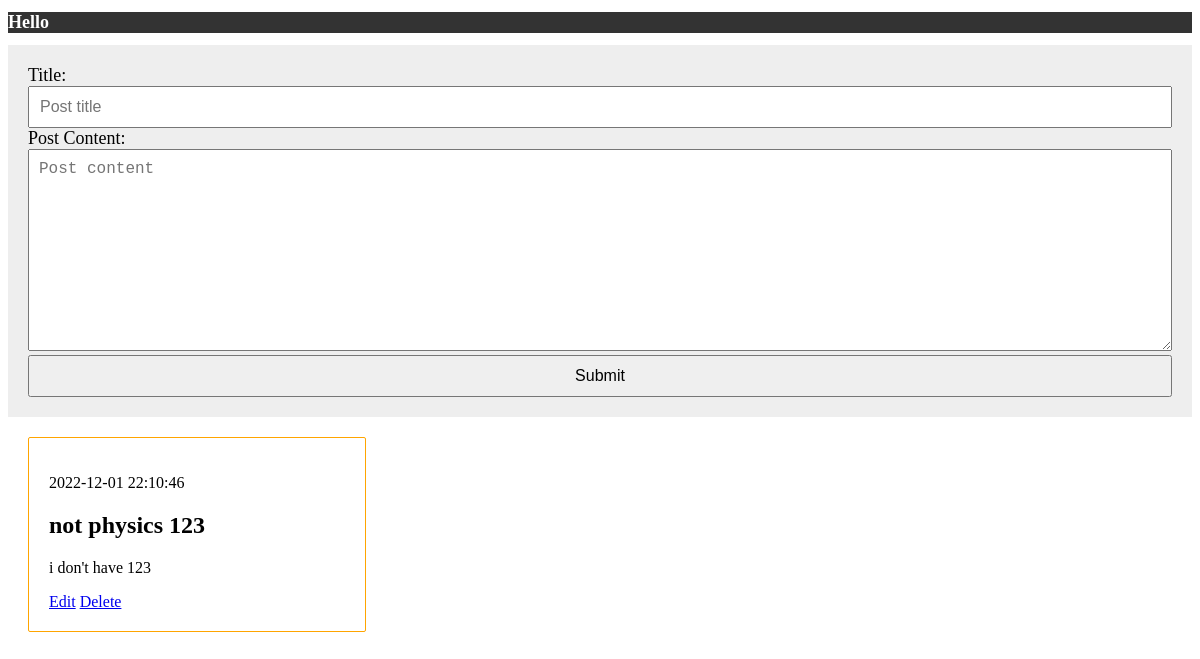
Before: / with the older database file.
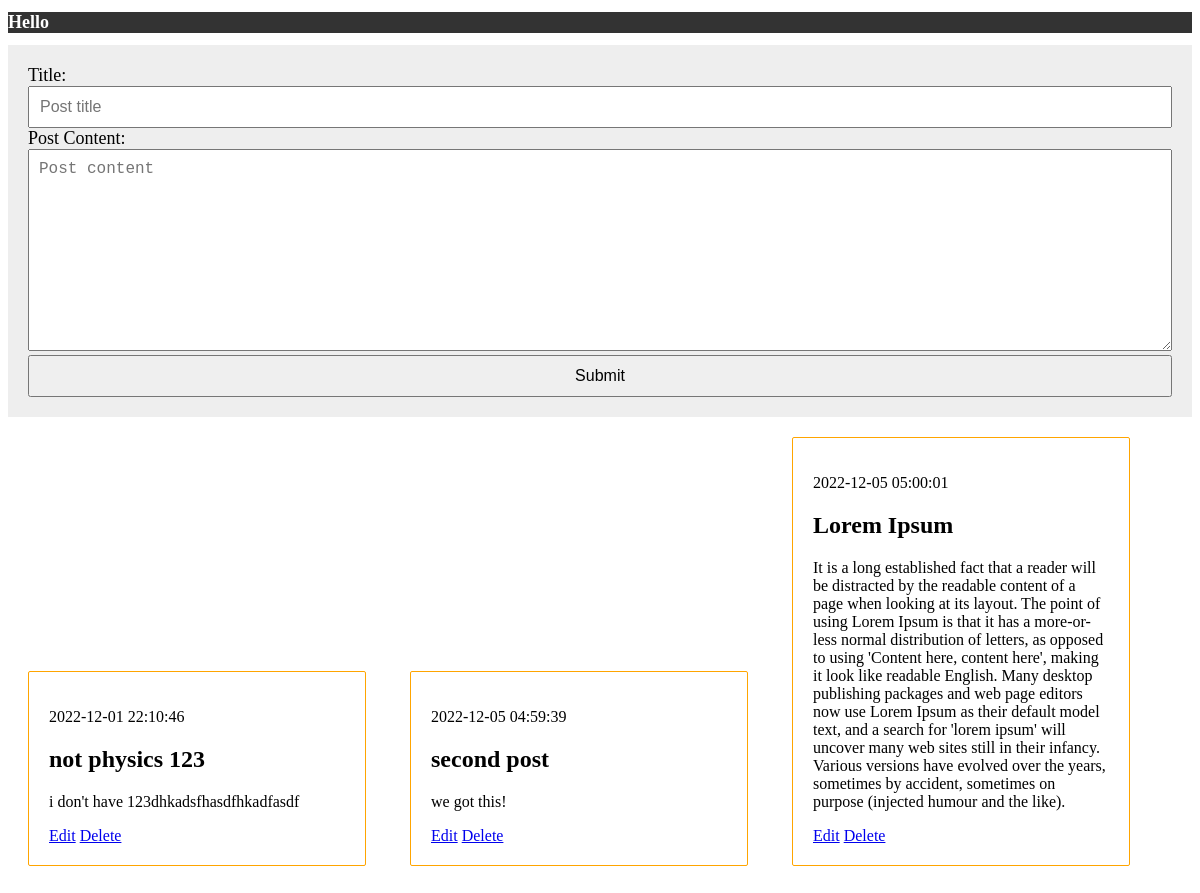
After: the same page with the newer database file.
### tables this page shows
CREATE TABLE posts (
    id INTEGER PRIMARY KEY AUTOINCREMENT,
    created TIMESTAMP NOT NULL DEFAULT CURRENT_TIMESTAMP,
    title TEXT NOT NULL,
    content TEXT NOT NULL
);

### app.py (the view)
@app.route("/")
def index():
    conn = get_db_connection()
    posts = conn.execute('SELECT * FROM posts').fetchall()
    conn.close()
    return render_template("/index.html", posts=posts)

### app.py (called while the page is built)
def get_db_connection():
    conn = sqlite3.connect('database.db')
    conn.row_factory = sqlite3.Row
    return conn

### templates/index.html (shortened to what this page needs)
<!DOCTYPE html>
<html lang="en">
    <head>
    <link rel="stylesheet" href="{{ url_for('static', filename='style.css') }}">
</head>
<body>
    <h1>Hello</h1>
    <div>
        <form action="/handle_data" method="post">
            <label for="title">Title:</label><br>
            <input type="text" name ="title"
            placeholder="Post title" value="{{request.form['title'] }}" required> </input><br>
            <label for="content">Post Content:</label><br>
            <textarea name="content" placeholder="Post content"
                    cols="30" rows="10" required
                    value = "{{ request.form['content']}}"></textarea>
            <br>
            <input type="submit" value="Submit">
        </form>
    </div>
    <div class="items">
        {% for post in posts %}
        <div class = "div-item" onclick="showModalWindow('{{ post.title }}')"  data-title="{{ post['title'] }}" data-content="{{ post['content'] }}">
            <p>{{ post['created'] }}</p>
            <h2>{{ post['title'] }}</h2>
            <p>{{ post['content'] }}</p>
            <a href= "{{ url_for('edit', id = post['id']) }}" >Edit</a>
            <a href="{{ url_for('delete', id = post['id']) }}">Delete</a>
        </div>
        {% endfor %}
    </div>
</body>
</html>

### static/style.css (style rules this page uses)
h1 { background-color: #333; font-size: 18px; color: #fff; text-decoration: none; }
form { background-color: #eee; padding: 20px; }
label { font-size: 18px; margin-bottom: 5px; }
input, textarea { font-size: 16px; padding: 10px; width: 100%; box-sizing: border-box; }
.items { display: inline; }
.items .div-item { border: solid 1px orange; border-radius: 2px; display: inline-block; width: 25%; margin: 20px; padding: 20px; cursor: pointer; }

Changed rows visible on the page:
changed posts "not physics 123": content "i don't have 123" → "i don't have 123dhkadsfhasdfhkadfasdf"
added posts: created "2022-12-05 04:59:39", title "second post", content "we got this!"
added posts: created "2022-12-05 05:00:01", title "Lorem Ipsum", content "It is a long established fact that a reader will be distracted by the readable content of a page when looking at its layout. The point of using Lorem Ipsum is that it has a more-or-less normal distribution of letters, as opposed to using 'Content here, content here', making it look like readable English. Many desktop publishing packages and web page editors now use Lorem Ipsum as their default model text, and a search for 'lorem ipsum' will uncover many web sites still in their infancy. Various versions have evolved over the years, sometimes by accident, sometimes on purpose (injected humour and the like)."
